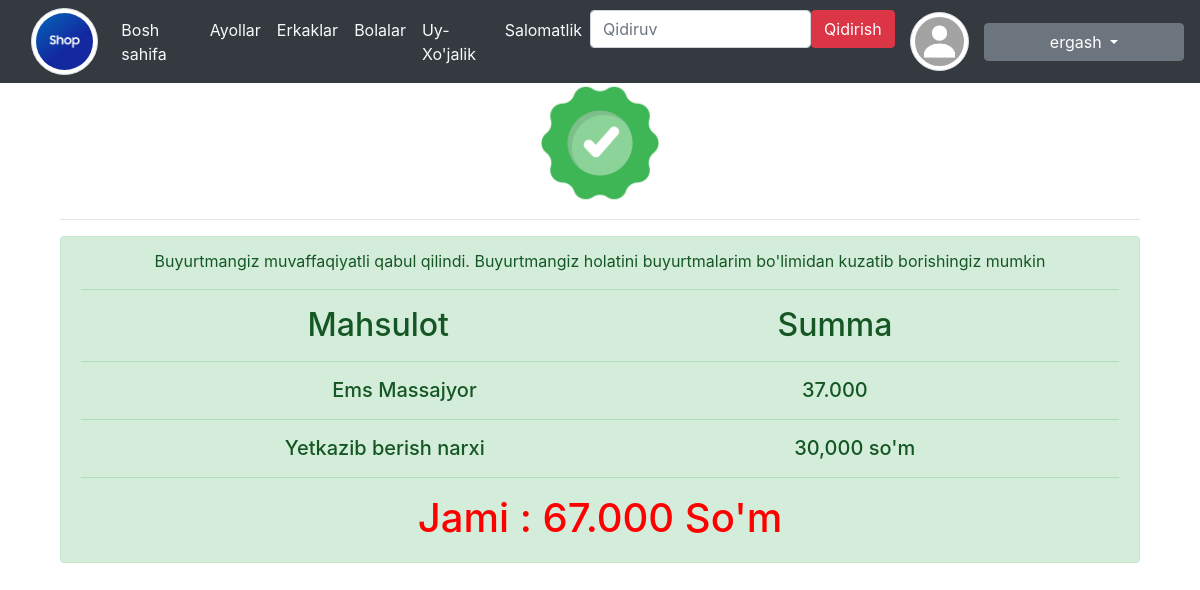
/order/success/4/ (signed in), run on the app's committed database.
### users/models.py (models this page shows)
class CustomUser(AbstractUser):
    age = models.PositiveSmallIntegerField(null=True, blank=False)
    password = models.CharField(max_length=10)
    phone = models.IntegerField( null=True)
    image = models.ImageField(upload_to='users/',blank=True, null=True)
    location = models.CharField(max_length=255, choices=Location_choices,default=None)

### products/models.py (models this page shows, shortened)
class Product(models.Model):
    title = models.CharField(max_length=200)
    description = models.TextField()
    type = models.CharField(max_length=20, choices=PRODUCT_TYPE_CHOICES, default='none')
    price = models.DecimalField(max_digits=10, decimal_places=3)
    image = models.ImageField(upload_to='products/')  # You need to configure MEDIA_ROOT and MEDIA_URL in settings.py

### orders/views.py (the view, shortened to what this page needs)
# urls.py: path('order/success/<int:pk>/', Order_Success, name='order_success'),
def Order_Success(request, pk):
    product = Product.objects.get(pk=pk)
    if request.user.is_authenticated:
        message = messages.success(request,
                                   "Buyurtmangiz muvaffaqiyatli qabul qilindi. Buyurtmangiz holatini buyurtmalarim bo'limidan kuzatib borishingiz mumkin")
        context = {
            'product': product,
            'message': message
        }
        return render(request, template_name="order/order_success.html", context=context)

### templates/order/order_success.html (shortened to what this page needs)
{% extends 'base.html' %}
{% load static %}
{% load mathfilters %}
{% block content %}
    <div class="container">
    <div class="text-center">    <img src="{% static "img/success.png" %}" height="120rem"></div>
    <hr>
        {% if messages %}
            {% for message in messages %}
                <div class="text-center">
            <div class="alert alert-success" role="alert">
                {{ message }}
            {% endfor %}
                {% endif %}
    <hr>
    <h2 style="display: inline; padding-right: 20rem;">Mahsulot </h2><h2 style="display: inline">Summa</h2>
    <hr>
    <h5 style="display: inline; padding-right: 20rem;">{{ product.title }} </h5><h5 style="display: inline">{{ product.price }}</h5>
    <hr>
    <h5 style="display: inline; padding-right: 19rem;">Yetkazib berish narxi </h5><h5 style="display: inline">30,000 so'm</h5>
    <hr>
    <div>
    <h1 style="color: red">Jami : {{ product.price | addition:30 }} So'm</h1>
    </div>
    </div>
{% endblock content %}

### templates/base.html (shortened to what this page needs)
{% load static %}
<!DOCTYPE html>
<html lang="en">
<head>
    <link rel="stylesheet" href="https://cdn.jsdelivr.net/npm/bootstrap@4.5.3/dist/css/bootstrap.min.css">
    <link rel="stylesheet" href="https://cdn.jsdelivr.net/npm/bootstrap-icons@1.9.0/font/bootstrap-icons.css">
</head>
<body>
    <nav class="navbar navbar-expand-md navbar-light bg-dark">
        <div class="col-xs-3 col-sm-1">
            <img class="mg-fluid rounded-circle img-thumbnail" src="{% static 'img/shop.png' %}" alt="Townhouses">
        </div>
        <div class="collapse navbar-collapse" id="navbarNav">
            <ul class="navbar-nav mr-auto">
                <li class="nav-item active">
                    <a class="nav-link text-light" href="{% url 'home' %}">Bosh sahifa <span class="sr-only">(current)</span></a>
                </li>
                <li class="nav-item">
                    <a class="nav-link text-light" href="{% url 'product_filters' category='Ayollar' %}">Ayollar</a>
                </li>
                <li class="nav-item">
                    <a class="nav-link text-light" href="{% url 'product_filters' category='Erkaklar' %}">Erkaklar</a>
                </li>
                <li class="nav-item">
                    <a class="nav-link text-light" href="{% url 'product_filters' category='Bolalar' %}">Bolalar</a>
                </li>
                <li class="nav-item">
                    <a class="nav-link text-light" href="{% url 'product_filters' category="Uy-Xo'jalik" %}">Uy-Xo'jalik</a>
                </li>
                <li class="nav-item">
                    <a class="nav-link text-light" href="{% url 'product_filters' category='Salomatlik' %}">Salomatlik</a>
                </li>
                <li class="nav-item">
                    <div class="d-flex">
                      <form class="d-flex" method=POST action="{% url 'search' %}">
                        <input class="form-control me-2" type="search" placeholder="Qidiruv" aria-label="Search" name="searched">
                        <button type="submit" class="btn btn-danger">Qidirish</button>
                      </form>
                    </div>
                </li>
            </ul>
            {% if user.is_authenticated %}
                {% if user.image %}
                    <div class="col-xs-3 col-sm-1">
                        <img src="{{ user.image.url }}" alt="{{ user.username }}" class="img-fluid rounded-circle img-thumbnail">
                    </div>
                {% else %}
                    <div class="col-xs-3 col-sm-1">
                        <img src="{% static 'img/unknown.jpg' %}" alt="{{ user.username }}" class="mg-fluid rounded-circle img-thumbnail">
                    </div>
                {% endif %}
                <div class="dropdown">
                    <button style="min-width: 200px" class="btn btn-secondary dropdown-toggle " type="button" id="dropdownMenuButton1" data-bs-toggle="dropdown" aria-expanded="false">
                        {{ user.username }}
                    </button>
                </div>
            {% else %}
                <div class="btn-group" role="group" aria-label="Basic example">
                    <a class="btn btn-dark" href="{% url 'signin' %}" role="button">Kirish</a>
                    <a class="btn btn-dark" href="{% url 'signup' %}" role="button">Ro'yxatdan o'tish</a>
                </div>
            {% endif %}
        </div>
    </nav>
    <main>
        <div class="container">
            {% block content %}
            {% endblock content %}
        </div>
    </main>
</body>
</html>

### data on the page
CustomUser: username "ergash"
Product: title "Ems Massajyor", price "37.000", price|addition "67.000"

### other printed values
{{ message }} "Buyurtmangiz muvaffaqiyatli qabul qilindi. Buyurtmangiz holatini buyurtmalarim bo'limidan kuzatib borishingiz mumkin"
